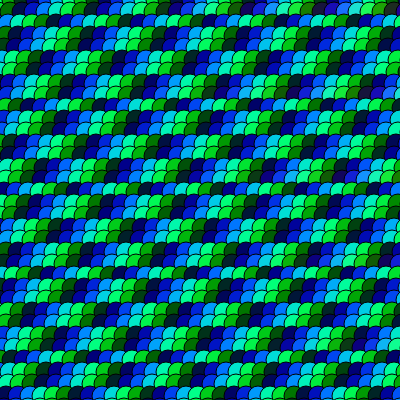
Frame 1 (no input)
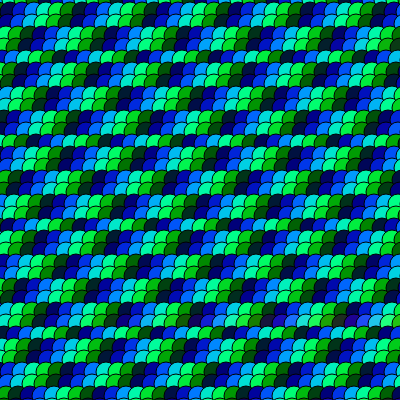
Frame 60 (no input)
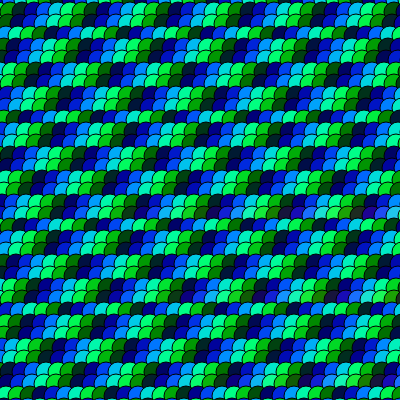
Frame 120 (the mouse pressed at the canvas centre since frame 60)

The p5.js sketch that drew these frames (run headless with seeded random() and noise() and a simulated clock; from frame 60 on, the mouse is pressed at the canvas centre):

// p5.js sketch
// ── sketch.js
// canvas width and height
let canWidth;
let canHeight;
// number of ellipses in each row
let numEllipse;
// radius of ellipse
let ellipseSize;
let propY;
let propX;
let overlap;
let x_ticker;
let y_ticker;
let ticker;

function setup() {
  canWidth = 400;
  canHeight = 400;
  createCanvas(canWidth, canHeight);
  numEllipse = 40;
  ellipseSize = 20;
  overlap = 0.6;
  propX = canWidth/numEllipse;
  propY = canHeight/numEllipse;
  ticker = 0;
  x_ticker = 1;
  y_ticker = 2;
}

function draw() {
  background(220);
  for(var i = 0; i < 35; i++){
    // these numbers are completely arbitrary, but for some reason produce almost exactly what I was looking for. Go figure!
    ticker += (((x_ticker + y_ticker) * -0.09) / 0.0000000009);
    for(var j = 0; j < numEllipse; j++){
      ticker = (ticker + x_ticker) % 255;
      fill(ticker, map(sin(ticker), -1, 1, 0, 255), map(cos(ticker), -1, 1, 0, 255));
      ellipse(ellipseSize*(j*overlap) - (i*2), ellipseSize*(i*overlap), ellipseSize)
    }
  }
}
